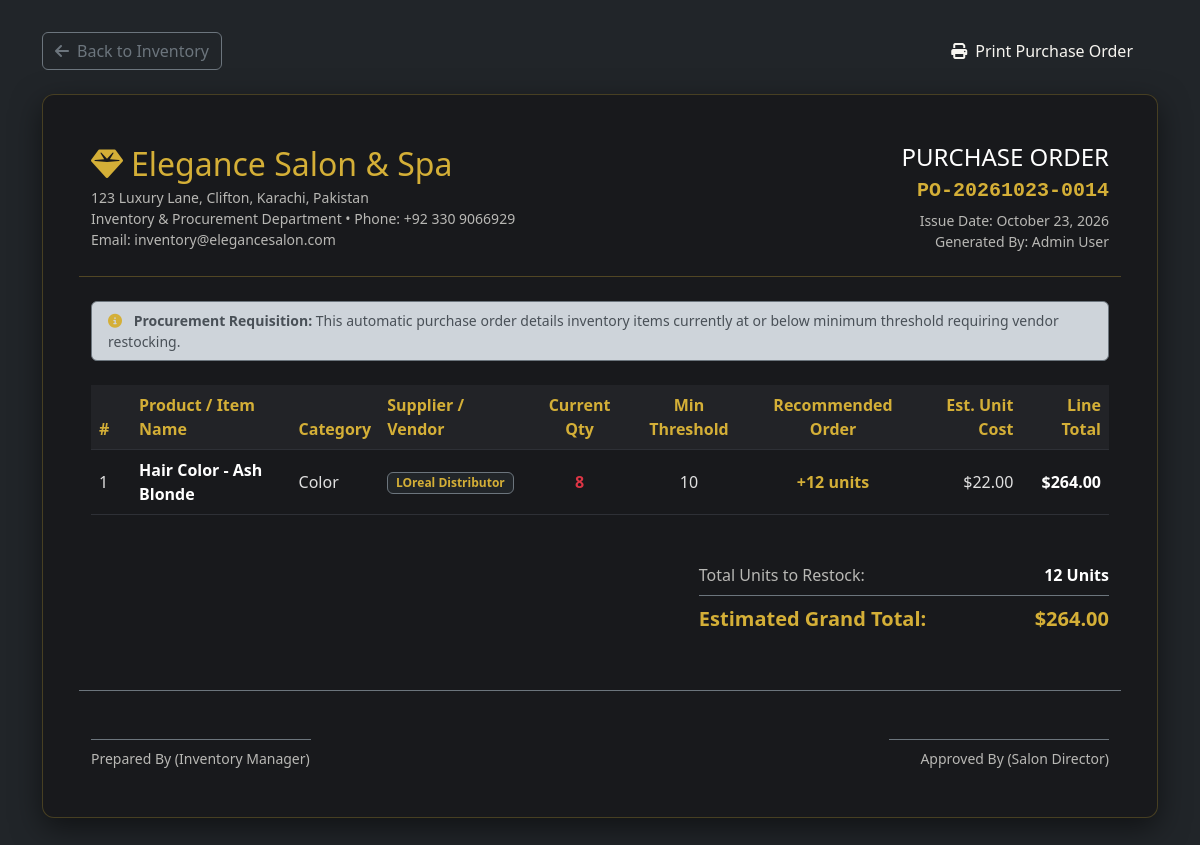
Page /admin/purchase_order.php (signed in) on the committed database.
### tables this page shows
CREATE TABLE IF NOT EXISTS inventory (
    id                  INT           NOT NULL AUTO_INCREMENT,
    product_name        VARCHAR(100)  NOT NULL,
    category            VARCHAR(50)   DEFAULT NULL,
    quantity            INT           DEFAULT 0,
    unit_price          DECIMAL(10,2) DEFAULT NULL,
    supplier            VARCHAR(100)  DEFAULT NULL,
    low_stock_threshold INT           DEFAULT 10,
    last_updated        TIMESTAMP     NOT NULL DEFAULT CURRENT_TIMESTAMP
                                      ON UPDATE CURRENT_TIMESTAMP,
    PRIMARY KEY (id)
);

### admin/purchase_order.php (the view, shortened to what this page needs)
<?php
require_once __DIR__ . '/../config/database.php';
$productId = isset($_GET['product_id']) ? (int)$_GET['product_id'] : 0;
if ($productId > 0) {
    $stmt = $pdo->prepare("SELECT * FROM inventory WHERE id = ?");
    $stmt->execute([$productId]);
    $items = $stmt->fetchAll(PDO::FETCH_ASSOC);
} else {
    $stmt = $pdo->query("SELECT * FROM inventory WHERE quantity <= low_stock_threshold ORDER BY supplier, product_name");
    $items = $stmt->fetchAll(PDO::FETCH_ASSOC);
}
$poNumber = 'PO-' . date('Ymd') . '-' . strtoupper(substr(uniqid(), -4));
$poDate = date('F d, Y');
?>
<!DOCTYPE html>
<html lang="en">
<head>
    <link href="https://cdn.jsdelivr.net/npm/bootstrap@5.3.3/dist/css/bootstrap.min.css" rel="stylesheet">
    <link rel="stylesheet" href="https://cdnjs.cloudflare.com/ajax/libs/font-awesome/6.5.1/css/all.min.css">
    <link rel="stylesheet" href="../assets/css/variables.css">
    <link rel="stylesheet" href="../assets/css/admin.css">
</head>
<body class="bg-dark py-4">
<div class="container my-2">
    <div class="d-flex justify-content-between align-items-center mb-4 no-print">
        <a href="inventory.php" class="btn btn-outline-secondary">
            <i class="fas fa-arrow-left me-2"></i>Back to Inventory
        </a>
        <div>
            <button onclick="window.print()" class="btn btn-gold px-4">
                <i class="fas fa-print me-2"></i>Print Purchase Order
            </button>
        </div>
    </div>
    <div class="po-card p-4 p-md-5">
        <div class="row align-items-center pb-4 mb-4 border-bottom border-gold">
            <div class="col-sm-7">
                <h2 class="font-serif text-gold mb-1"><i class="fas fa-gem me-2"></i>Elegance Salon & Spa</h2>
                <p class="text-muted mb-0 small">
                    123 Luxury Lane, Clifton, Karachi, Pakistan<br>
                    Inventory & Procurement Department &bull; Phone: +92 330 9066929<br>
                    Email: inventory@elegancesalon.com
                </p>
            </div>
            <div class="col-sm-5 text-sm-end mt-3 mt-sm-0">
                <h4 class="text-uppercase tracking-wider text-white mb-1">Purchase Order</h4>
                <div class="text-gold font-monospace fw-bold fs-5"><?php echo htmlspecialchars($poNumber); ?></div>
                <div class="small text-muted mt-1">Issue Date: <?php echo $poDate; ?></div>
                <div class="small text-muted">Generated By: <?php echo htmlspecialchars($_SESSION['user_name'] ?? 'Authorized Staff'); ?></div>
            </div>
        </div>
        <div class="alert alert-dark border-secondary small mb-4 py-2">
            <i class="fas fa-info-circle text-gold me-2"></i>
            <strong>Procurement Requisition:</strong> This automatic purchase order details inventory items currently at or below minimum threshold requiring vendor restocking.
        </div>
        <div class="table-responsive mb-4">
            <table class="table table-po align-middle">
                <thead>
                    <tr>
                        <th style="width: 40px;">#</th>
                        <th>Product / Item Name</th>
                        <th>Category</th>
                        <th>Supplier / Vendor</th>
                        <th class="text-center">Current Qty</th>
                        <th class="text-center">Min Threshold</th>
                        <th class="text-center">Recommended Order</th>
                        <th class="text-end">Est. Unit Cost</th>
                        <th class="text-end">Line Total</th>
                    </tr>
                </thead>
                <tbody>
                    <?php
                    $grandTotal = 0;
                    $totalOrderUnits = 0;
                    foreach ($items as $idx => $prod):
                        $curQty = (int)$prod['quantity'];
                        $threshold = (int)$prod['low_stock_threshold'];
                        $reorderQty = max(10, ($threshold * 2) - $curQty);
                        $unitCost = (float)$prod['unit_price'];
                        $lineTotal = $reorderQty * $unitCost;
                        $grandTotal += $lineTotal;
                        $totalOrderUnits += $reorderQty;
                    ?>
                    <tr>
                        <td><?php echo $idx + 1; ?></td>
                        <td>
                            <strong class="text-white"><?php echo htmlspecialchars($prod['product_name']); ?></strong>
                        </td>
                        <td><?php echo htmlspecialchars($prod['category'] ?? 'General'); ?></td>
                        <td><span class="badge bg-dark border border-secondary text-gold"><?php echo htmlspecialchars($prod['supplier'] ?? 'Standard Vendor'); ?></span></td>
                        <td class="text-center <?php echo $curQty <= $threshold ? 'text-danger fw-bold' : ''; ?>"><?php echo $curQty; ?></td>
                        <td class="text-center"><?php echo $threshold; ?></td>
                        <td class="text-center text-gold fw-bold">+<?php echo $reorderQty; ?> units</td>
                        <td class="text-end">$<?php echo number_format($unitCost, 2); ?></td>
                        <td class="text-end fw-semibold text-white">$<?php echo number_format($lineTotal, 2); ?></td>
                    </tr>
                    <?php endforeach; ?>
                </tbody>
            </table>
        </div>
        <div class="row justify-content-end mb-4">
            <div class="col-sm-5">
                <div class="d-flex justify-content-between py-2 border-bottom border-secondary">
                    <span class="text-muted">Total Units to Restock:</span>
                    <strong class="text-white"><?php echo $totalOrderUnits; ?> Units</strong>
                </div>
                <div class="d-flex justify-content-between py-2 fs-5">
                    <span class="text-gold fw-bold">Estimated Grand Total:</span>
                    <strong class="text-gold fw-bold">$<?php echo number_format($grandTotal, 2); ?></strong>
                </div>
            </div>
        </div>
        <div class="row mt-5 pt-4 border-top border-secondary">
            <div class="col-6">
                <div class="border-top border-secondary pt-2 mt-4" style="width: 220px;">
                    <p class="mb-0 text-muted small">Prepared By (Inventory Manager)</p>
                </div>
            </div>
            <div class="col-6 text-end">
                <div class="border-top border-secondary pt-2 mt-4 ms-auto" style="width: 220px;">
                    <p class="mb-0 text-muted small">Approved By (Salon Director)</p>
                </div>
            </div>
        </div>
    </div>
</div>
</body>
</html>

### assets/css/variables.css (style rules this page uses)
:root { --black: #0C0F14; --black-soft: #151A21; --black-card: #1C232C; --burgundy: #0D9488; --burgundy-dark: #0F766E; --burgundy-light: #2DD4BF; --champagne: #E8C547; --champagne-dark: #D4A017; --champagne-light: #F5E6A3; --cream: #F7F5F0; --white: #FFFFFF; --muted: #B7C3CF; --muted-strong: #D8DEE6; --muted-soft: rgba(247, 245, 240, 0.72); --muted-on-light: #596779; --border: rgba(232, 197, 71, 0.18); --shadow: 0 20px 50px rgba(0, 0, 0, 0.50); --radius: 18px; --transition: all 0.35s cubic-bezier(0.4, 0, 0.2, 1); --bs-body-color: var(--cream); --bs-body-color-rgb: 247, 245, 240; --bs-secondary-color: var(--muted-soft); --bs-tertiary-color: rgba(247, 245, 240, 0.62); --bs-emphasis-color: var(--white); --bs-secondary-bg: var(--black-soft); --bs-border-color: var(--border); }
* { margin: 0; padding: 0; }

### admin/purchase_order.php (style rules this page uses)
.po-card { background: #18191c; border: 1px solid rgba(212, 175, 55, 0.25); border-radius: 12px; box-shadow: 0 10px 30px rgba(0,0,0,0.5); color: #f5f5f5; }
.text-gold { color: #d4af37 !important; }
.border-gold { border-color: rgba(212, 175, 55, 0.3) !important; }
.table-po th { background-color: #222327; color: #d4af37; font-weight: 600; border-color: #2e3036; }
.table-po td { background-color: transparent; color: #e0e0e0; border-color: #2e3036; }

### rows in the picture
inventory: product_name "Hair Color - Ash Blonde", category "Color", supplier "LOreal Distributor", quantity "8", low_stock_threshold "10", reorderQty "12", unit_price "22.00", lineTotal "264.00"

### other values in the picture
$_SESSION['user_name'] "Admin User"
$totalOrderUnits "12"
$grandTotal "264.00"
